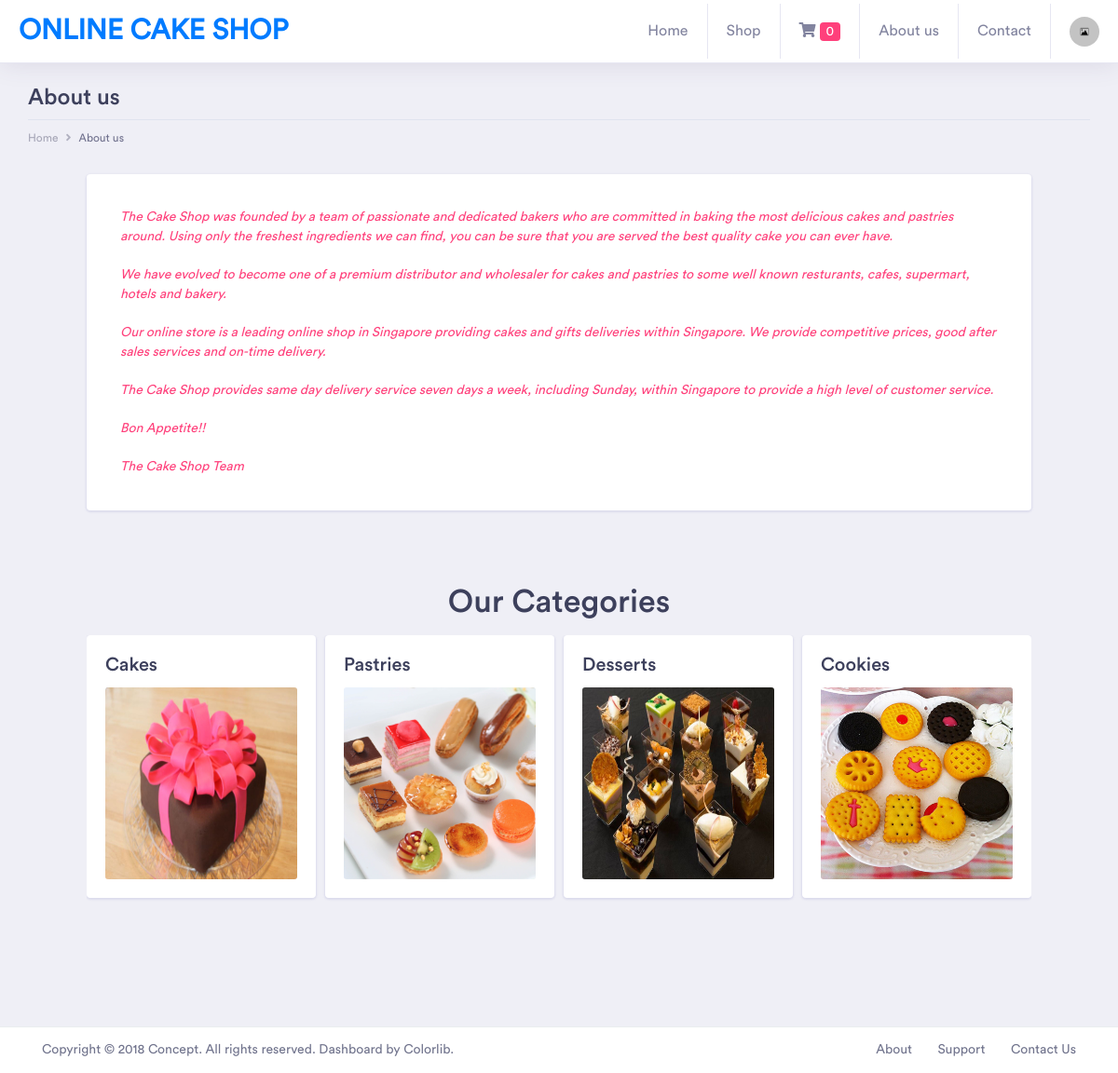
Page /onlinecakeshop/about.php on the committed database.
### tables this page shows
CREATE TABLE `cake_shop_category` (
  `category_id` int(11) NOT NULL,
  `category_name` varchar(100) NOT NULL,
  `category_image` varchar(200) NOT NULL
);

### onlinecakeshop/about.php (the view, shortened to what this page needs)
<?php
if (!empty($_SESSION['cart'])) {
    $printCount = count($_SESSION['cart']);
}
else {
    $printCount = 0;
}
?>
<!doctype html>
<html lang="en">
<head>
    <link rel="stylesheet" href="css/bootstrap.min.css">
    <link href="fonts/circular-std/style.css" rel="stylesheet">
    <link rel="stylesheet" href="css/style.css">
    <link rel="stylesheet" href="css/userpage.css">
    <link rel="stylesheet" href="fonts/fontawesome/css/fontawesome-all.css">
    <link rel="stylesheet" type="text/css" href="css/owl.carousel.min.css">
    <link rel="stylesheet" type="text/css" href="css/owl.theme.default.min.css">
</head>
<body>
    <div class="dashboard-main-wrapper">
         <div class="dashboard-header">
            <nav class="navbar navbar-expand-lg bg-white fixed-top">
                <a class="navbar-brand" href="#">Online Cake Shop</a>
                <div class="collapse navbar-collapse " id="navbarSupportedContent">
                    <ul class="navbar-nav ml-auto navbar-right-top">
                        <li class="nav-item">
                            <a class="nav-link" href="index.php">Home</a>
                        </li>
                        <li class="nav-item dropdown">
                            <a class="nav-link" href="#" id="navbarDropdownMenuLink1" data-toggle="dropdown" aria-haspopup="true" aria-expanded="false">Shop</a>
                        </li>
                        <li class="nav-item">
                            <a class="nav-link active" href="cart.php"><i class="fas fa-shopping-cart"></i> <span class="badge badge-pill badge-secondary"><?php echo $printCount;?></span></a>
                        </li>
                        <li class="nav-item">
                            <a class="nav-link" href="about.php">About us</a>
                        </li>
                        <li class="nav-item">
                            <a class="nav-link" href="contact.php">Contact</a>
                        </li>
                        <li class="nav-item dropdown nav-user">
                            <a class="nav-link nav-user-img" href="#" id="navbarDropdownMenuLink2" data-toggle="dropdown" aria-haspopup="true" aria-expanded="false"><img src="uploads/default-image.jpg" alt="" class="user-avatar-md rounded-circle"></a>
                        </li>
                    </ul>
                </div>
            </nav>
        </div>
            <div class="container-fluid dashboard-content">
                <div class="row">
                    <div class="col-xl-12 col-lg-12 col-md-12 col-sm-12 col-12">
                        <div class="page-header">
                            <h2 class="pageheader-title">About us</h2>
                            <div class="page-breadcrumb">
                                <nav aria-label="breadcrumb">
                                    <ol class="breadcrumb">
                                        <li class="breadcrumb-item"><a href="index.php" class="breadcrumb-link">Home</a></li>
                                        <li class="breadcrumb-item active" aria-current="page">About us</li>
                                    </ol>
                                </nav>
                            </div>
                        </div>
                    </div>
                </div>
                <div class="row mx-5">
                    <div class="col-xl-12 col-lg-12 col-md-12 col-sm-12 col-12">
                    	<div class="card">
                    		<div class="card-body">
                    			<div class="text-secondary font-italic m-3">
                                    <p>
                                        The Cake Shop was founded by a team of passionate and dedicated bakers who are committed in baking the most delicious cakes and pastries around. Using only the freshest ingredients we can find, you can be sure that you are served the best quality cake you can ever have.
                                    </p>
                                    <p>
                                        We have evolved to become one of a premium distributor and wholesaler for cakes and pastries to some well known resturants, cafes, supermart, hotels and bakery.
                                    </p>
                                    <p>
                                        Our online store is a leading online shop in Singapore providing cakes and gifts deliveries within Singapore. We provide competitive prices, good after sales services and on-time delivery.
                                    </p>
                                    <p>
                                        The Cake Shop provides same day delivery service seven days a week, including Sunday, within Singapore to provide a high level of customer service.
                                    </p>
                                    <p>
                                        Bon Appetite!!
                                    </p>
                                    <p>
                                        The Cake Shop Team
                                    </p>
                                </div>
                    		</div>
                    	</div>
                    </div>
                </div>
                <div class="row m-5">
                    <div class="col-xl-12 col-lg-12 col-md-12 col-sm-12 col-12 text-center">
                        <h1>Our Categories</h1>
                    </div>
                    <div class="col-xl-12 col-lg-12 col-md-12 col-sm-12 col-12">
                        <div class="owl-carousel owl-theme">
                            <?php
                            require_once('config.php');
                            $select = "SELECT * FROM cake_shop_category";
                            $query = mysqli_query($conn, $select);
                            while ($res = mysqli_fetch_assoc($query)) {
                            ?>
                            <div class="item">
                                <div class="card h-100">
                                    <div class="card-body">
                                        <h3 class="card-title"><?php echo $res['category_name'];?></h3>
                                        <a href="shop.php?category=<?php echo $res['category_id'];?>"><img class="card-img" src="uploads/<?php echo $res['category_image'];?>"></a>
                                    </div>
                                </div>
                            </div>
                            <?php
                            }
                            ?>
                        </div>
                    </div>
                </div>
            </div>
            <div class="footer">
                <div class="container-fluid">
                    <div class="row">
                        <div class="col-xl-6 col-lg-6 col-md-12 col-sm-12 col-12">
                            Copyright © 2018 Concept. All rights reserved. Dashboard by <a href="https://colorlib.com/wp/">Colorlib</a>.
                        </div>
                        <div class="col-xl-6 col-lg-6 col-md-12 col-sm-12 col-12">
                            <div class="text-md-right footer-links d-none d-sm-block">
                                <a href="javascript: void(0);">About</a>
                                <a href="javascript: void(0);">Support</a>
                                <a href="javascript: void(0);">Contact Us</a>
                            </div>
                        </div>
                    </div>
                </div>
            </div>
    </div>
</body>
</html>

### rows in the picture
cake_shop_category: category_name "Cakes", category_image (picture)
cake_shop_category: category_name "Pastries", category_image (picture)
cake_shop_category: category_name "Desserts", category_image (picture)
cake_shop_category: category_name "Cookies", category_image (picture)

### other values in the picture
$printCount "0"
